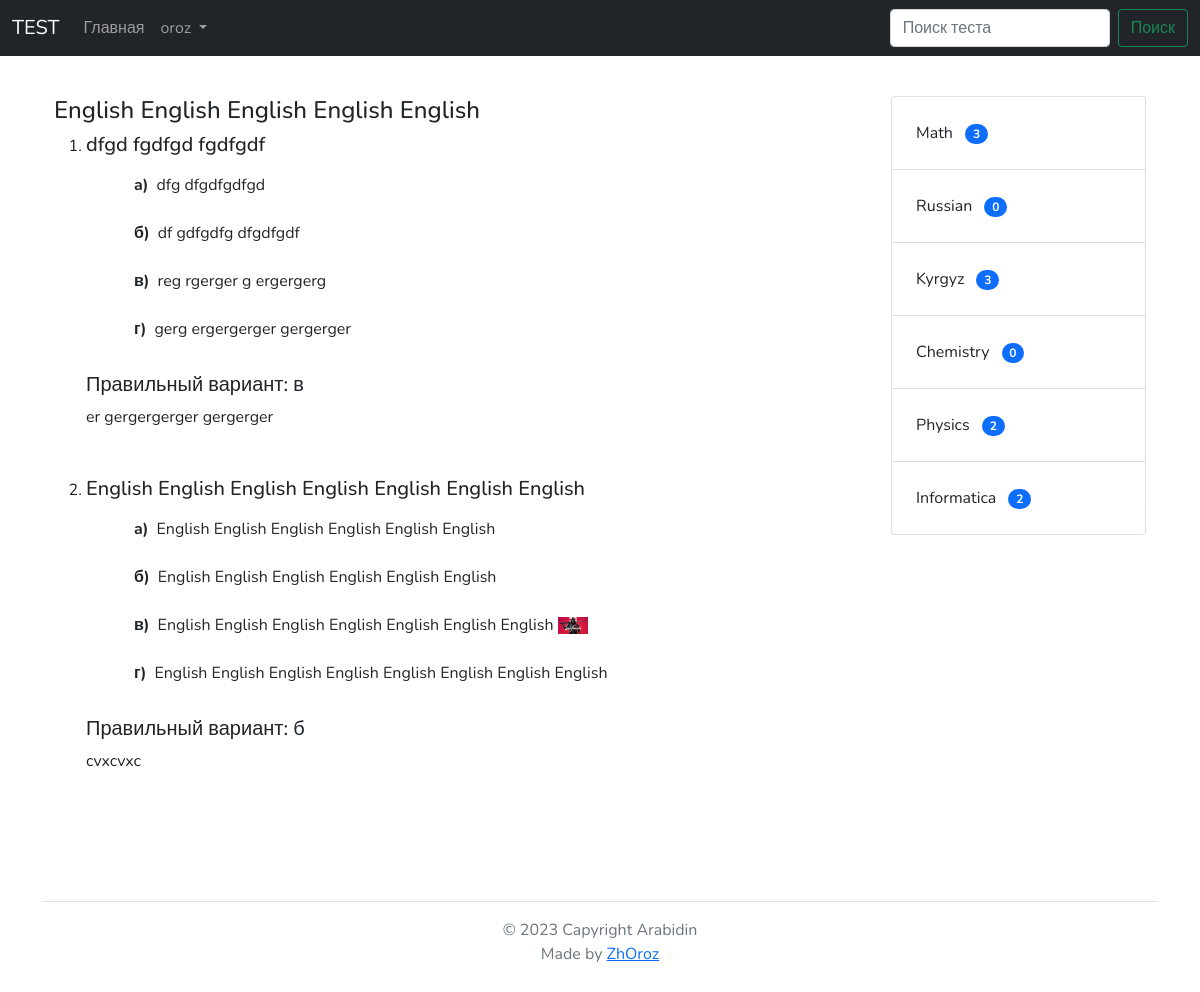
/solution/6/ (signed in), run on the app's committed database.
### core/models.py (models this page shows, shortened)
class TimeAbstractModel(models.Model):
    class Meta:
        abstract = True
    created_at = models.DateTimeField(
        auto_now_add=True, verbose_name='дата добавления')
    updated_at = models.DateTimeField(
        auto_now=True, verbose_name='дата изменения')

class Test(TimeAbstractModel):
    class Meta:
        verbose_name = _('тест')
        verbose_name_plural = _('тесты')
        ordering = ('-created_at', '-updated_at')
    title = models.CharField(_('название'), max_length=60)
    image = models.ImageField(_('изображение'),
        upload_to='tests_images', null=True, blank=True)
    description = models.TextField(_('описание'))
    time = models.PositiveIntegerField(_('время завершения'),
                help_text=_('Указывается в секундах'))
    category = models.ForeignKey(Category, on_delete=models.PROTECT,
                verbose_name=_('категория'))
    @property
    def amount_of_questions(self):
        return self.questions.all().count()
    amount_of_questions.fget.short_description = _('Количество вопросов')

class Question(TimeAbstractModel):
    class Meta:
        verbose_name = _('вопрос')
        verbose_name_plural = _('вопросы')
        ordering = ('-created_at', '-updated_at')
    title = models.CharField(_('вопрос'), max_length=250)
    test = models.ForeignKey(Test,
        verbose_name=_('тест'), on_delete=models.CASCADE, related_name='questions')
    first_answer = models.CharField(_('превый вариант'), max_length=250)
    second_answer = models.CharField(_('второй вариант'), max_length=250)
    third_answer = models.CharField(_('третий вариант'), max_length=250)
    forth_answer = models.CharField(_('четвертый вариант'), max_length=250)
    true_answer = models.IntegerField(_('правильный вариант'), validators=[
        MinValueValidator(1), MaxValueValidator(4)])
    explaining = models.TextField(_('объяснение'))
    @property
    def letter_answer(self):
        if self.true_answer == 1:
            return 'а'
        elif self.true_answer == 2:
            return 'б'
        elif self.true_answer == 3:
            return 'в'
        else:
            return 'г'

class Category(TimeAbstractModel):
    class Meta:
        verbose_name = _('категория')
        verbose_name_plural = _('категории')
        ordering = ('-created_at', '-updated_at')
    title = models.CharField(_('название'), max_length=50, unique=True)

### core/views.py (the view)
# urls.py: path('solution/<int:id>/', TestDetail.as_view(), name='solution'),
class TestDetail(LoginRequiredMixin, DetailView):
    model = Test
    context_object_name = 'test'
    template_name = 'solution.html'
    pk_url_kwarg = 'id'
    login_url = '/login/'

### core/tags.py (called while the page is built)
@register.simple_tag()
def list_categories():
    categories = Category.objects.annotate(test_count=Count('test'))
    return categories

### templates/solution.html
{% extends 'base.html' %}
{% block content %}
    <h4>{{ test.title }}</h4>
    <ol>
        {% for question in test.questions.all %}
            <li>
                <div class="mb-5">
                    <h5 class="mb-3">{{ question.title }}</h5>
                    <div class="answers ps-5 mb-2">
                        <div class="mb-4 d-flex align-items-center gap-2">
                            <b>a)</b> {{ question.first_answer|safe }}
                        </div>
                        <div class="mb-4 d-flex align-items-center gap-2">
                            <b>б)</b> {{ question.second_answer|safe }}
                        </div>
                        <div class="mb-4 d-flex align-items-center gap-2">
                            <b>в)</b> {{ question.third_answer|safe }}
                        </div>
                        <div class="mb-4 d-flex align-items-center gap-2">
                            <b>г)</b> {{ question.forth_answer|safe }}
                        </div>
                    </div>
                    <div>
                        <h5>Правильный вариант: {{ question.letter_answer }}</h5>
                        <div>{{ question.explaining|safe }}</div>
                    </div>
                </div>
            </li>
            {% empty %}
            <p class="text-success">В этом тесте еще нету вопросов</p>
        {% endfor %}
    </ol>
{% endblock content %}

### templates/components/navbar.html (shortened to what this page needs)
<nav class="navbar navbar-expand-lg navbar-dark bg-dark">
    <div class="container-fluid">
      <a class="navbar-brand" href="/">TEST</a>
      <div class="collapse navbar-collapse" id="navbarScroll">
        <ul class="navbar-nav me-auto my-2 my-lg-0 navbar-nav-scroll" style="--bs-scroll-height: 100px;">
          <li class="nav-item">
            <a class="nav-link" aria-current="page" href="{% url 'main' %}">Главная</a>
          </li>
            <li class="nav-item dropdown">
          <a class="nav-link dropdown-toggle" href="#" id="navbarDropdown" role="button" data-bs-toggle="dropdown" aria-expanded="false">
            {{ request.user }}
          </a>
        </li>
        </ul>
        <form class="d-flex" action="/">
          <input class="form-control me-2" type="search" value="{{ request.GET.search }}" name="search" placeholder="Поиск теста" aria-label="Search">
          <button class="btn btn-outline-success" type="submit">Поиск</button>
        </form>
      </div>
    </div>
  </nav>

### templates/components/list_categories.html
{% load tags %}
{% list_categories as categories %}
<div class="list-group w-100">
    {% for category in categories %}
        <a href="{% url 'category_filter' id=category.id %}" class="list-group-item list-group-item-action p-4">
            {{ category.title }}
            <span class="badge bg-primary rounded-pill ms-2">{{ category.test_count }}</span>
        </a>
    {% endfor %}
</div>

### static/static_dirs/css/css.css (style rules this page uses)
body { font-family: 'Nunito', sans-serif !important; }
p { margin: 0!important; }
.answers { overflow: auto; }

### data on the page
Test: title "English English English English English"
Question: title "dfgd fgdfgd fgdfgdf", first_answer "dfg dfgdfgdfgd", second_answer "df gdfgdfg dfgdfgdf", third_answer "reg rgerger g ergergerg", forth_answer "gerg ergergerger gergerger", letter_answer "в", explaining "er gergergerger gergerger"
Question: title "English English English English English English English", first_answer "English English English English English English", second_answer "English English English English English English", third_answer "English English English English English English English", third_answer (picture), forth_answer "English English English English English English English English", letter_answer "б", explaining "cvxcvxc"
Category: title "Math", test_count "3"
Category: title "Russian", test_count "0"
Category: title "Kyrgyz", test_count "3"
Category: title "Chemistry", test_count "0"
Category: title "Physics", test_count "2"
Category: title "Informatica", test_count "2"

### other printed values
{{ request.user }} "oroz"
